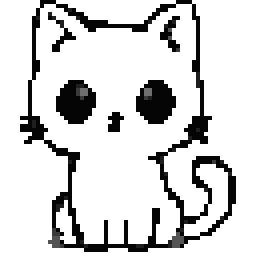
#> input picture ref_cat.png, 256 x 256 px
$ python gen_cat_bitmaps.py
#> lines starting #> are read from the running program, lines starting #| are printed output that depends on the picture; after the words box and inside, x2 and y2 are one past the last pixel; in counts of white or black regions, pixels touching at a corner belong together
"""Build PROGMEM 1-bit sprites from repo-root ref_cat.png."""

from __future__ import annotations

from pathlib import Path

from PIL import Image

ROOT = Path(__file__).resolve().parents[2]
SRC = ROOT / "ref_cat.png"
OUT_H = ROOT / "firmware" / "KatBot" / "cat_bitmaps.h"
PREVIEW = ROOT / "firmware" / "build" / "oled_preview"

CAT_W = 40
CAT_H = 46
SCALE = 4


def cell_lum(im: Image.Image, cx: int, cy: int) -> float:
    lums: list[float] = []
    for yy in range(cy, cy + SCALE):
        for xx in range(cx, cx + SCALE):
            r, g, b, a = im.getpixel((xx, yy))
            if a >= 16:
                lums.append((r + g + b) / 3.0)
    return sum(lums) / len(lums) if lums else -1.0


def sample_grid() -> list[list[int]]:
    im = Image.open(SRC).convert("RGBA")
    w, h = im.size
    gw, gh = w // SCALE, h // SCALE
    grid = [[cell_lum(im, x * SCALE, y * SCALE) for x in range(gw)] for y in range(gh)]
    minx = gw
    miny = gh
    maxx = -1
    maxy = -1
    for y in range(gh):
        for x in range(gw):
            if grid[y][x] >= 5:
                minx = min(minx, x)
                miny = min(miny, y)
                maxx = max(maxx, x)
                maxy = max(maxy, y)
    srcw = maxx - minx + 1
    srch = maxy - miny + 1
    bits = [[0] * CAT_W for _ in range(CAT_H)]
    hi = [[0] * CAT_W for _ in range(CAT_H)]
    for y in range(CAT_H):
        for x in range(CAT_W):
            sx = min(srcw - 1, int(x * srcw / CAT_W))
            sy = min(srch - 1, int(y * srch / CAT_H))
            v = grid[miny + sy][minx + sx]
            if v >= 5:
                bits[y][x] = 1
            if v >= 90:
                hi[y][x] = 1
    return bits, hi


def clone(bits: list[list[int]]) -> list[list[int]]:
    return [row[:] for row in bits]


EYES = ((10, 19), (23, 19))


def fill_disk(bits: list[list[int]], cx: int, cy: int, r: int, val: int = 1) -> None:
    for y in range(cy - r, cy + r + 1):
        for x in range(cx - r, cx + r + 1):
            if (x - cx) * (x - cx) + (y - cy) * (y - cy) <= r * r:
                put(bits, x, y, val)


def clear_eye_area(bits: list[list[int]]) -> None:
    for cx, cy in EYES:
        fill_disk(bits, cx, cy, 5, 0)


def draw_eyes(
    bits: list[list[int]],
    *,
    radius: int = 4,
    pupil_dx: int = 0,
    pupil_dy: int = 0,
    closed: bool = False,
) -> None:
    clear_eye_area(bits)
    if closed:
        for cx, cy in EYES:
            for x in range(cx - 3, cx + 4):
                put(bits, x, cy, 1)
        return
    for cx, cy in EYES:
        fill_disk(bits, cx, cy, radius, 1)
        px, py = cx + pupil_dx, cy + 1 + pupil_dy
        fill_disk(bits, px, py, 1, 0)
        put(bits, cx - 1, cy - 2, 1)


def put(bits: list[list[int]], x: int, y: int, val: int = 1) -> None:
    if 0 <= x < CAT_W and 0 <= y < CAT_H:
        bits[y][x] = val


def open_mouth(bits: list[list[int]]) -> None:
    # Small U mouth in the muzzle gap under the eyes.
    for x, y in (
        (16, 26),
        (17, 27),
        (18, 28),
        (19, 28),
        (20, 28),
        (21, 27),
        (22, 26),
        (18, 27),
        (19, 27),
        (20, 27),
    ):
        put(bits, x, y, 1)


def alert_ears(bits: list[list[int]]) -> None:
    for x, y in ((7, 0), (8, 0), (32, 0), (33, 0), (6, 1), (34, 1)):
        put(bits, x, y, 1)


def shift_tail(bits: list[list[int]], dy: int) -> list[list[int]]:
    out = clone(bits)
    for y in range(CAT_H):
        for x in range(28, CAT_W):
            out[y][x] = 0
    for y in range(CAT_H):
        for x in range(28, CAT_W):
            if bits[y][x]:
                put(out, x, y + dy, 1)
    return out


def pack(bits: list[list[int]]) -> list[int]:
    row_bytes = (CAT_W + 7) // 8
    data: list[int] = []
    for y in range(CAT_H):
        for b in range(row_bytes):
            v = 0
            for bit in range(8):
                x = b * 8 + bit
                if x < CAT_W and bits[y][x]:
                    v |= 0x80 >> bit
            data.append(v)
    return data


def save_preview(name: str, bits: list[list[int]]) -> None:
    PREVIEW.mkdir(parents=True, exist_ok=True)
    im = Image.new("1", (CAT_W, CAT_H), 0)
    for y in range(CAT_H):
        for x in range(CAT_W):
            im.putpixel((x, y), 1 if bits[y][x] else 0)
    im.resize((CAT_W * 4, CAT_H * 4), Image.Resampling.NEAREST).save(PREVIEW / f"{name}.png")


def c_array(name: str, data: list[int]) -> str:
    lines = [f"static const uint8_t PROGMEM {name}[] = {{"]
    row_bytes = (CAT_W + 7) // 8
    for y in range(CAT_H):
        chunk = data[y * row_bytes : (y + 1) * row_bytes]
        lines.append("  " + ", ".join(f"0x{v:02X}" for v in chunk) + ",")
    lines.append("};")
    return "\n".join(lines)


def main() -> None:
    base, _hi = sample_grid()
#> in sample_grid, im is the input picture: PIL image 256x256 RGBA; mean R, G, B, A 1.8, 1.8, 1.8, 43.4
#> after the loop in cell_lum, `for yy in range(cy, cy + SCALE):`: lums = []
#> in sample_grid, `grid = [[cell_lum(im, x * SCALE, y * SCALE) for x in range(gw)] for y ..`: grid = 64 items
#> after the loop in sample_grid, `for y in range(CAT_H):`: bits = 46 items
#> base = 46 items
    idle = clone(base)
#> idle = 46 items
    draw_eyes(idle)

    idle2 = shift_tail(idle, -1)
#> idle2 = 46 items

    blink = clone(base)
#> blink = 46 items
    draw_eyes(blink, closed=True)

    listen = clone(base)
#> listen = 46 items
    draw_eyes(listen, radius=5)
    alert_ears(listen)

    think = clone(base)
#> think = 46 items
    draw_eyes(think, pupil_dy=-1)

    speak = clone(base)
#> speak = 46 items
    draw_eyes(speak)
    open_mouth(speak)

    wifi = clone(base)
#> wifi = 46 items
    draw_eyes(wifi, pupil_dx=-1)

    poses = {
        "cat_idle": idle,
        "cat_idle2": idle2,
        "cat_blink": blink,
        "cat_listen": listen,
        "cat_think": think,
        "cat_speak": speak,
        "cat_wifi": wifi,
    }
    for name, bits in poses.items():
        save_preview(name, bits)
#> this loop made 7 passes
#> name on passes 1 to 7: 'cat_idle', 'cat_idle2', 'cat_blink', 'cat_listen', 'cat_think', 'cat_speak', 'cat_wifi'
#> pass 1, in save_preview, `im.resize((CAT_W * 4, CAT_H * 4), Image.Resampling.NEAREST).save(PREVI..`:
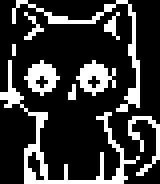
#> saved as cat_idle.png: PIL image 160x184 1; 21.5% white; 9 white regions, largest, box (x1, y1, x2, y2) and area: (0, 60, 140, 184) 2320, (12, 0, 140, 112) 1424, (76, 60, 116, 96) 768
#> pass 2, in save_preview (call 2), `im.resize((CAT_W * 4, CAT_H * 4), Image.Resampling.NEAREST).save(PREVI..`:
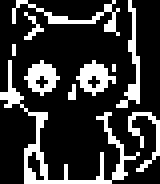
#> saved as cat_idle2.png: PIL image 160x184 1; 21.4% white; 10 white regions, largest, box (x1, y1, x2, y2) and area: (0, 60, 140, 184) 2320, (12, 0, 120, 36) 832, (116, 0, 140, 108) 736

    body = [
        "#pragma once",
        "#include <Arduino.h>",
        "",
        f"#define CAT_BMP_W {CAT_W}",
        f"#define CAT_BMP_H {CAT_H}",
        "",
    ]
    for name, bits in poses.items():
        body.append(c_array(name, pack(bits)))
        body.append("")
#> after the loop, body = 20 items, first 6: '#pragma once', '#include <Arduino.h>', '', '#define CAT_BMP_W 40', '#define CAT_BMP_H 46', ''
    OUT_H.write_text("\n".join(body), encoding="utf-8")
    print("wrote", OUT_H)
    print("previews", PREVIEW)


if __name__ == "__main__":
    main()
